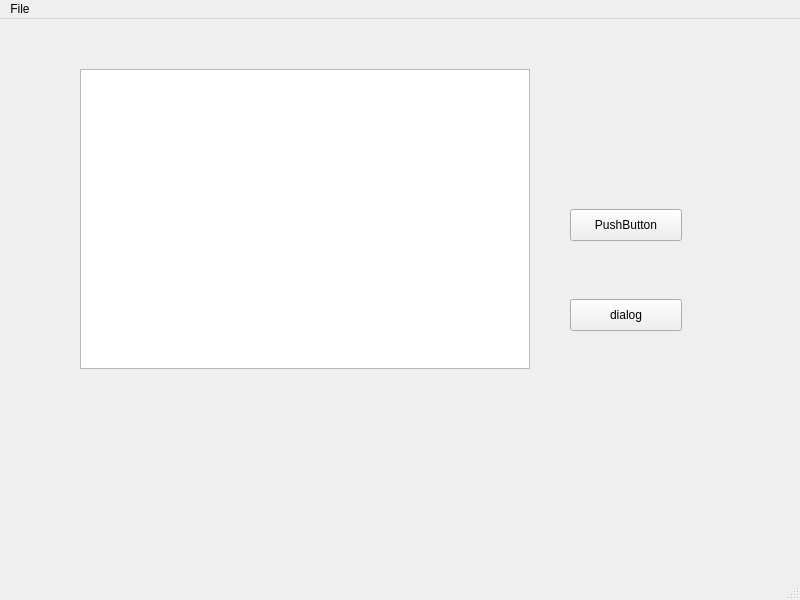
<?xml version="1.0" encoding="UTF-8"?>
<ui version="4.0">
 <class>MainWindow</class>
 <widget class="QMainWindow" name="MainWindow">
  <property name="geometry">
   <rect>
    <x>0</x>
    <y>0</y>
    <width>800</width>
    <height>600</height>
   </rect>
  </property>
  <property name="windowTitle">
   <string>MainWindow</string>
  </property>
  <widget class="QWidget" name="centralwidget">
   <widget class="QGraphicsView" name="graphicsView">
    <property name="geometry">
     <rect>
      <x>80</x>
      <y>50</y>
      <width>450</width>
      <height>300</height>
     </rect>
    </property>
    <property name="backgroundBrush">
     <brush brushstyle="NoBrush">
      <color alpha="255">
       <red>255</red>
       <green>255</green>
       <blue>255</blue>
      </color>
     </brush>
    </property>
    <property name="foregroundBrush">
     <brush brushstyle="NoBrush">
      <color alpha="255">
       <red>255</red>
       <green>255</green>
       <blue>255</blue>
      </color>
     </brush>
    </property>
   </widget>
   <widget class="QPushButton" name="pushButton">
    <property name="geometry">
     <rect>
      <x>570</x>
      <y>190</y>
      <width>112</width>
      <height>32</height>
     </rect>
    </property>
    <property name="text">
     <string>PushButton</string>
    </property>
   </widget>
   <widget class="QPushButton" name="pushButton_2">
    <property name="geometry">
     <rect>
      <x>570</x>
      <y>280</y>
      <width>112</width>
      <height>32</height>
     </rect>
    </property>
    <property name="text">
     <string>dialog</string>
    </property>
   </widget>
  </widget>
  <widget class="QMenuBar" name="menubar">
   <property name="geometry">
    <rect>
     <x>0</x>
     <y>0</y>
     <width>800</width>
     <height>22</height>
    </rect>
   </property>
   <widget class="QMenu" name="menuFile">
    <property name="title">
     <string>File</string>
    </property>
    <addaction name="actionExit"/>
    <addaction name="actionHelp"/>
   </widget>
   <addaction name="menuFile"/>
  </widget>
  <widget class="QStatusBar" name="statusbar"/>
  <action name="actionExit">
   <property name="text">
    <string>Exit</string>
   </property>
  </action>
  <action name="actionHelp">
   <property name="text">
    <string>Help</string>
   </property>
  </action>
 </widget>
 <resources/>
 <connections/>
</ui>
